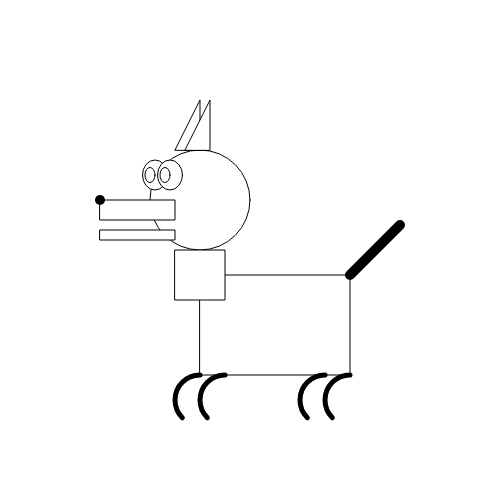
Frame 1 (no input)
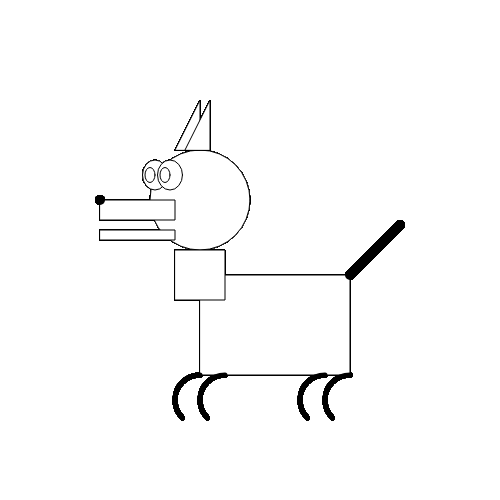
Frame 60 (no input)
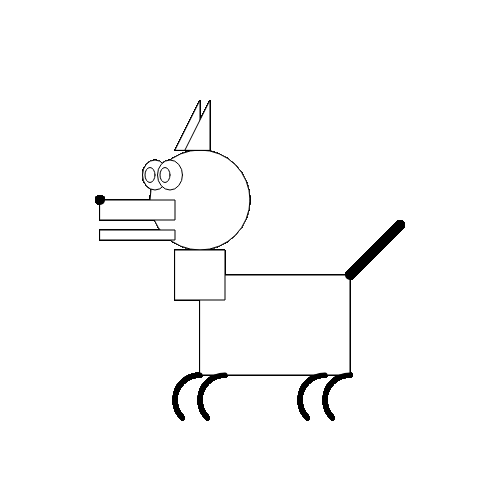
Frame 120 (the mouse pressed at the canvas centre since frame 60)

The p5.js sketch that drew these frames (run headless with seeded random() and noise() and a simulated clock; from frame 60 on, the mouse is pressed at the canvas centre):

// p5.js sketch
// ── sketch.js
function setup() {
  // put setup code here
  createCanvas(500,500);
}

function draw() {
  // put drawing code here
  fill(255);
  strokeWeight(1);
  //head
  ellipse(200,200,100,100);

  //mouth
  rect(100,200,75,20);
  rect(100,230,75,10);

  //nose
  //ellipse(100,200,10,10);

  strokeWeight(10);
  point(100,200);

  strokeWeight(1);
  //eyes
  ellipse(155,175,25,30);
  ellipse(170,175,25,30);

  //pupils
  ellipse(150,175,10,15);
  ellipse(165,175,10,15);

  //body
  rect(200,275,150,100);

  //neck
  //had issue using square
  rect(175,250,50,50);

  //ears
  triangle(175,150,200,100,200,150);
  triangle(175 + 10,150,200 + 10,100,200 + 10,150);

  //tail
  strokeWeight(10);
  line(350,275,350 + 50,275 - 50);

  //legs
    noFill();
    strokeWeight(5);
    angleMode(DEGREES);
    arc(200,400, 50,50, 135, 270);
    arc(225,400, 50,50, 135, 270);
    arc(325,400, 50,50, 135, 270);
    arc(350,400, 50,50, 135, 270);

}
